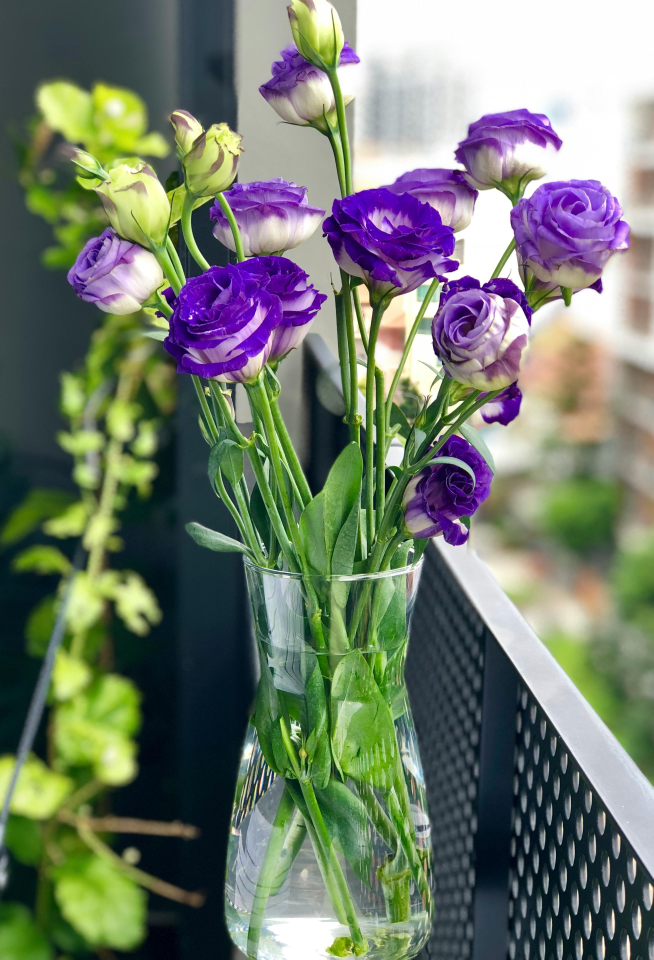
#> input picture img/image.jpg, 2614 x 3838 px, found by its file name (shown at 1/4 size)
$ python gradients.py
#> lines starting #> are read from the running program, lines starting #| are printed output that depends on the picture; after the words box and inside, x2 and y2 are one past the last pixel; in counts of white or black regions, pixels touching at a corner belong together
import cv2 as cv
import numpy as np

img = cv.imread(r'C:\Project\img\image.jpg')
#> img is the input picture: shape (3838, 2614, 3); mean B, G, R 108.2, 123, 113.8
cv.imshow('Flower', img)

# Define a maximum display size
max_display_size = (800, 600)

# Resize the image if it exceeds the maximum display size
height, width = img.shape[:2]
#> height = 3838; width = 2614
if height > max_display_size[1] or width > max_display_size[0]:
    img = cv.resize(img, max_display_size, interpolation=cv.INTER_AREA)
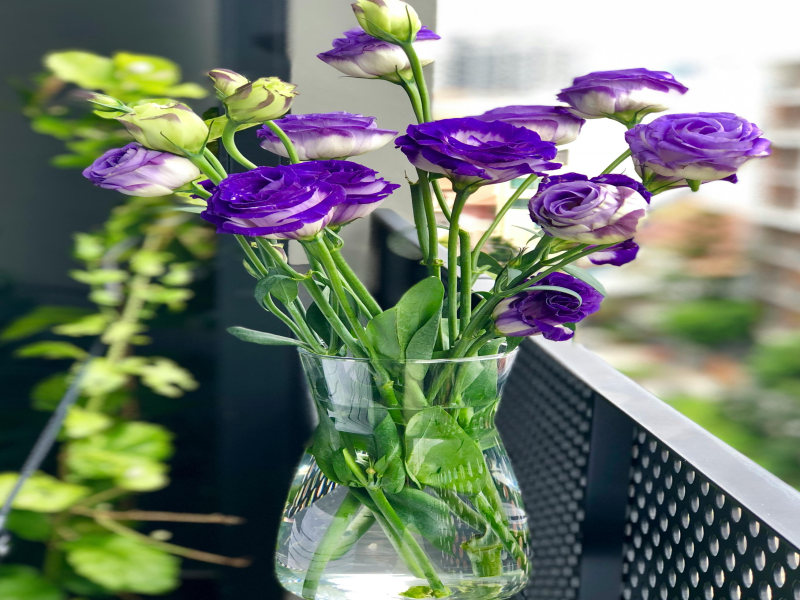
#> img: shape (600, 800, 3); mean B, G, R 108.2, 123, 113.8

gray = cv.cvtColor(img, cv.COLOR_BGR2GRAY)
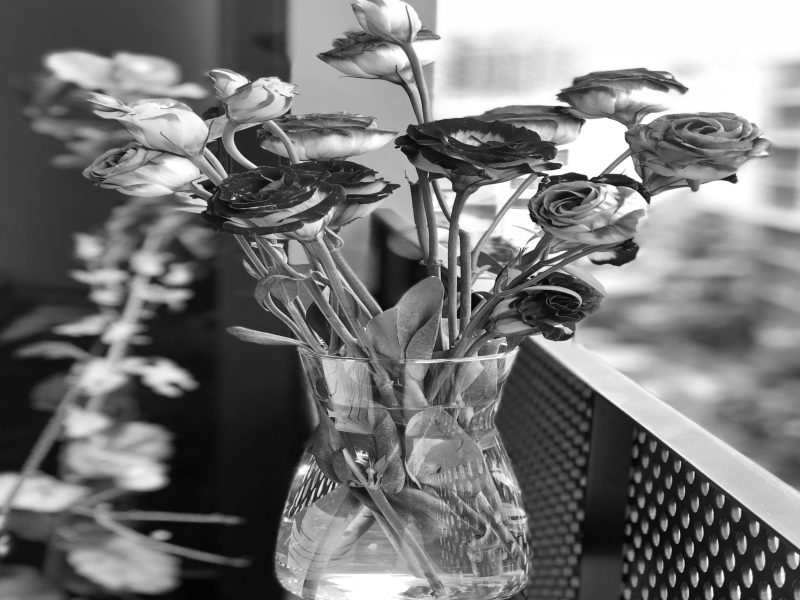
#> gray: shape (600, 800); min 2, max 255, mean 118.6
cv.imshow('Gray', gray)

# Laplacian
lap = cv.Laplacian(gray, cv.CV_64F)
lap = np.uint8(np.absolute(lap))
cv.imshow('Laplacian', lap)

# Sobel
sobelx = cv.Sobel(gray, cv.CV_64F, 1, 0)
sobely = cv.Sobel(gray, cv.CV_64F, 0, 1)
combined_sobel = cv.bitwise_or(sobelx, sobely)
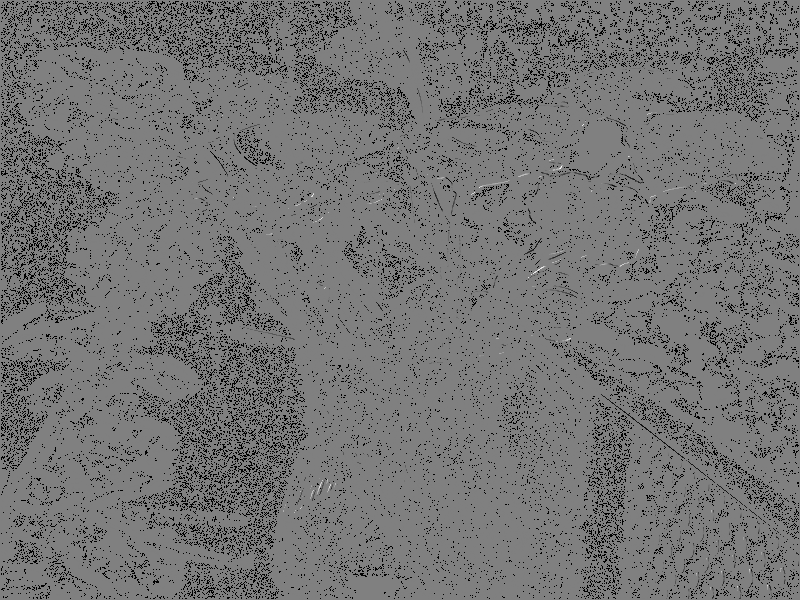
#> combined_sobel: shape (600, 800) float64; 9.1% of the values are NaN or infinite; the others: min -130944, max 129024, mean -308.5; drawn with min black, max white, NaN and infinite black

cv.imshow('Sobel X', sobelx)
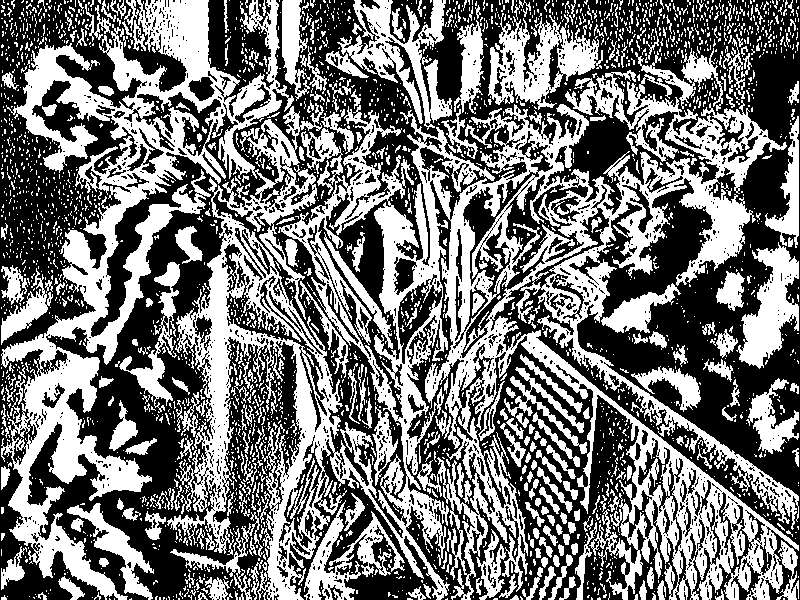
#> window 'Sobel X': shape (600, 800); 45.8% white; 2775 white regions (2432 under 20 px), largest, box (x1, y1, x2, y2) and area: (1, 0, 799, 600) 143627, (337, 0, 452, 130) 4996, (488, 13, 603, 110) 4948
cv.imshow('Sobel Y', sobely)
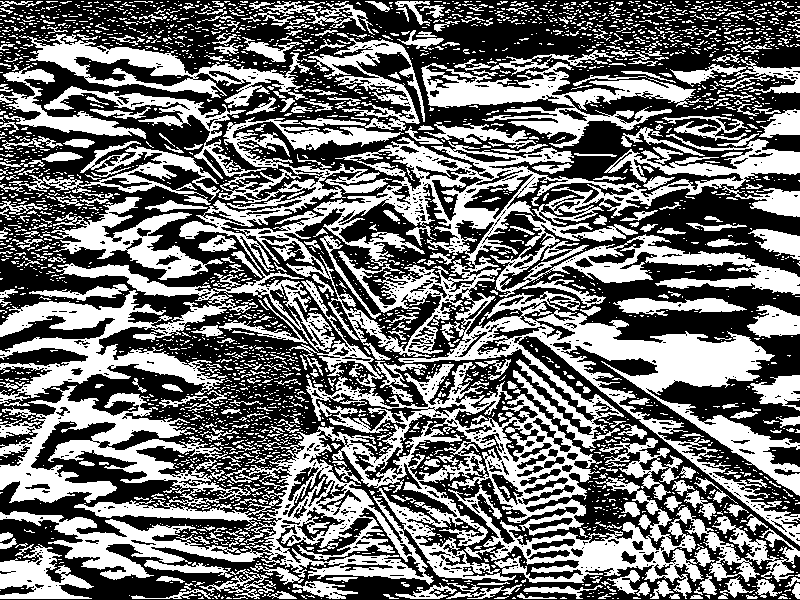
#> window 'Sobel Y': shape (600, 800); 44.6% white; 3061 white regions (2631 under 20 px), largest, box (x1, y1, x2, y2) and area: (0, 117, 800, 546) 71974, (0, 362, 602, 585) 43786, (448, 477, 760, 599) 9053
cv.imshow('Combined Sobel', combined_sobel)
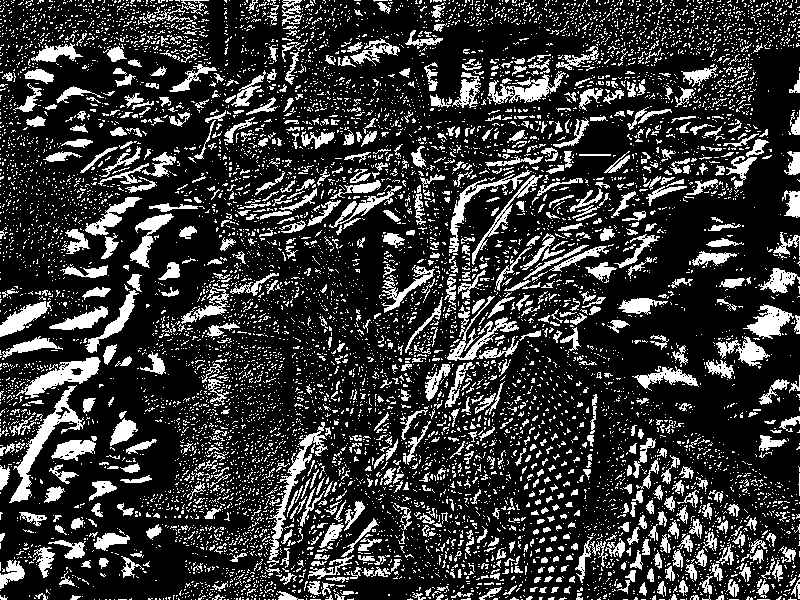
#> window 'Combined Sobel': shape (600, 800); 21.3% white; 8918 white regions (8085 under 20 px), largest, box (x1, y1, x2, y2) and area: (9, 385, 85, 503) 1601, (267, 422, 328, 567) 1248, (16, 357, 101, 398) 1247

canny = cv.Canny(gray, 150, 175)
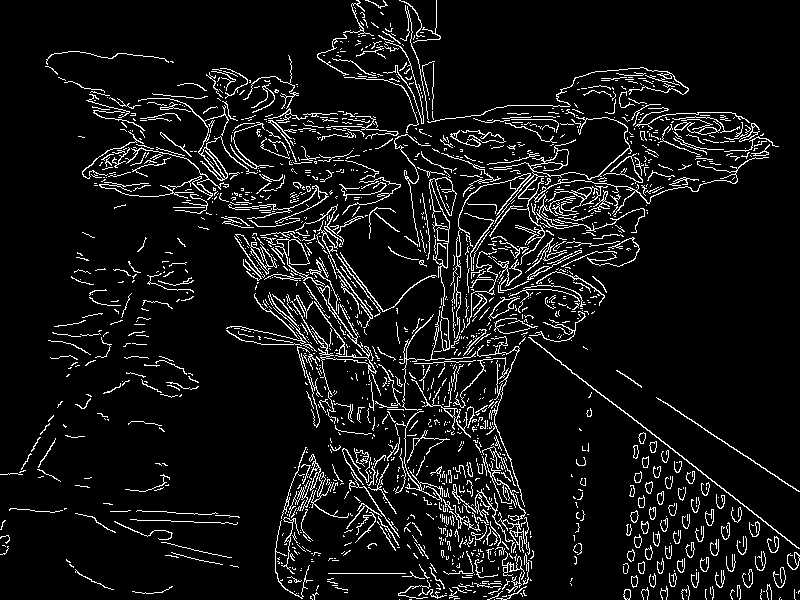
#> canny: shape (600, 800); 7.8% white in thin lines or dots
cv.imshow('Canny', canny)
cv.waitKey(0)

$ run again, with img/basket.jpg copied over img/image.jpg
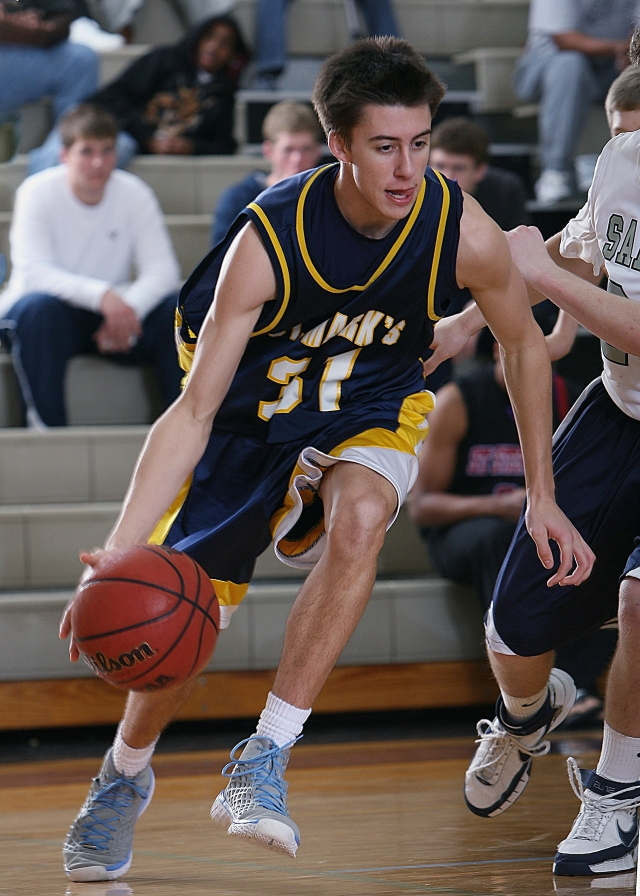
#> input picture img/basket.jpg, 1280 x 1792 px, found by its file name (shown at 1/2 size)
#> img is the input picture: shape (1792, 1280, 3); mean B, G, R 80.8, 84.1, 95.9
#> img: shape (600, 800, 3)
#> `cv.imshow('Sobel X', sobelx)`:
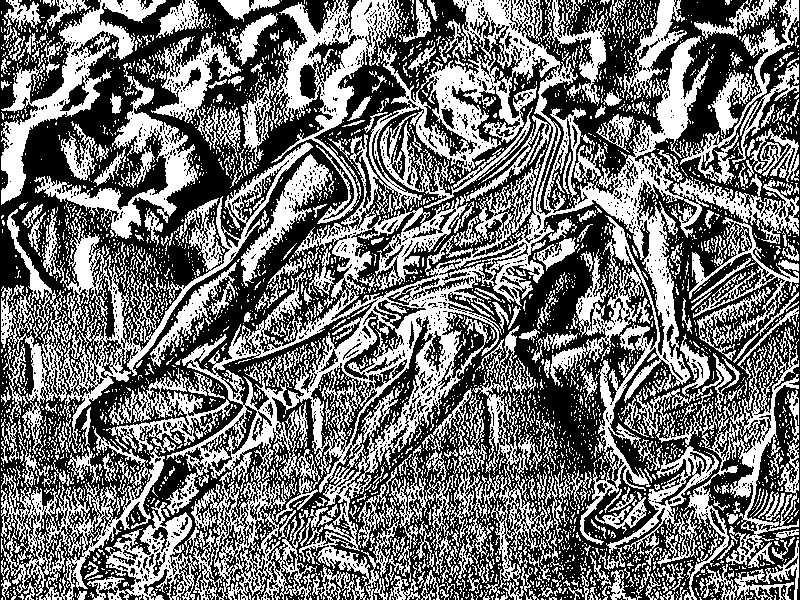
#> window 'Sobel X': shape (600, 800); 44.6% white; 3884 white regions (3421 under 20 px), largest, box (x1, y1, x2, y2) and area: (87, 0, 799, 600) 84947, (1, 142, 313, 454) 13376, (1, 368, 233, 600) 9360
#> `canny = cv.Canny(gray, 150, 175)`:
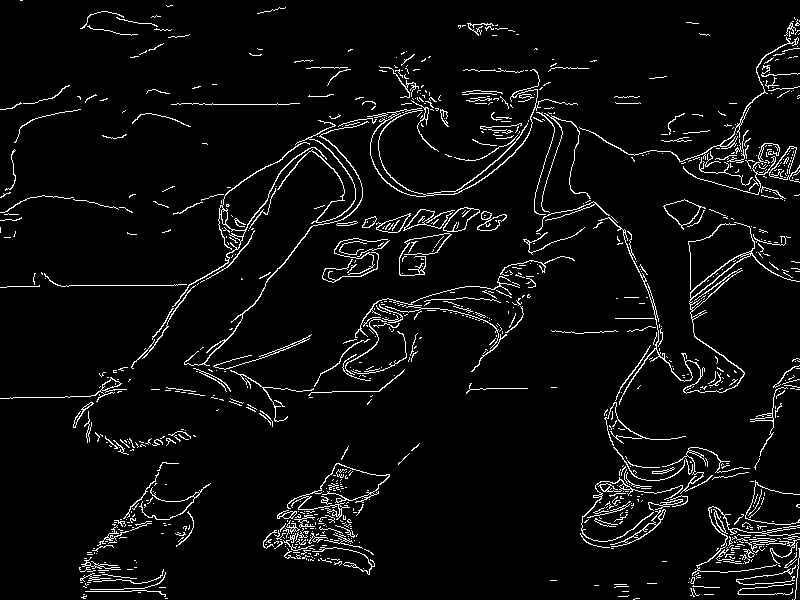
#> canny: shape (600, 800); 4.9% white in thin lines or dots

$ run again, with img/cat.jpg copied over img/image.jpg
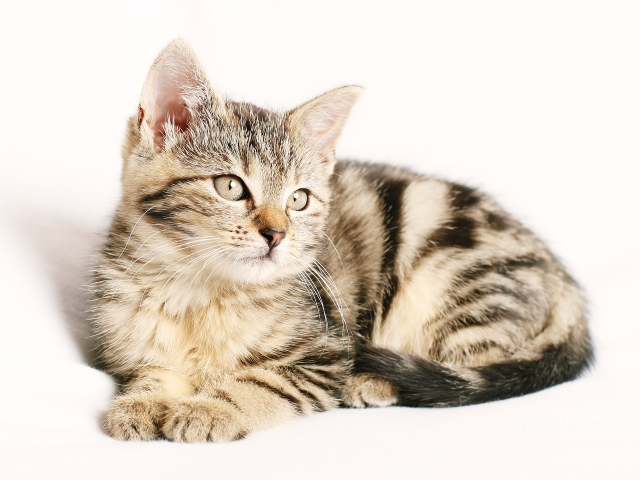
#> input picture img/cat.jpg, 1280 x 960 px, found by its file name (shown at 1/2 size)
#> img is the input picture: shape (960, 1280, 3); mean B, G, R 198.9, 210.6, 221.5
#> img: shape (600, 800, 3)
#> `canny = cv.Canny(gray, 150, 175)`:
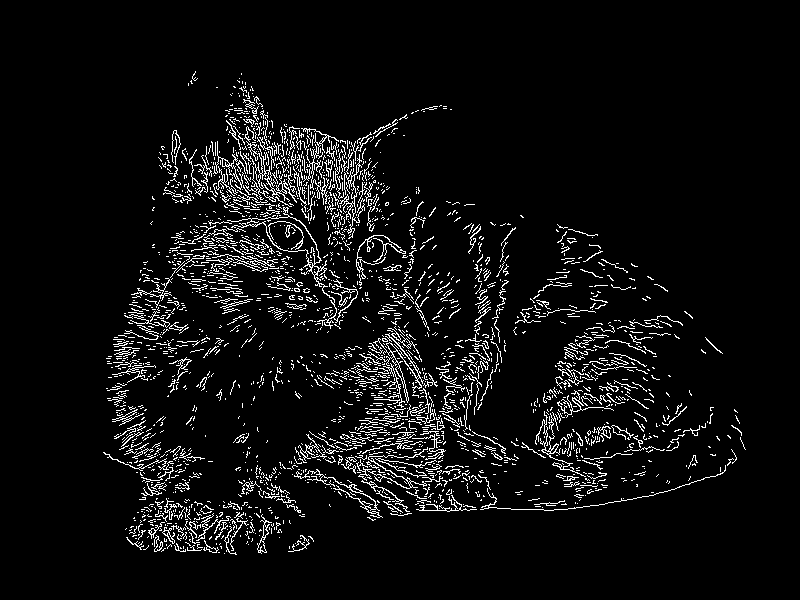
#> canny: shape (600, 800); 5.8% white in thin lines or dots, all inside (x1, y1, x2, y2) = (103, 71, 746, 555)
